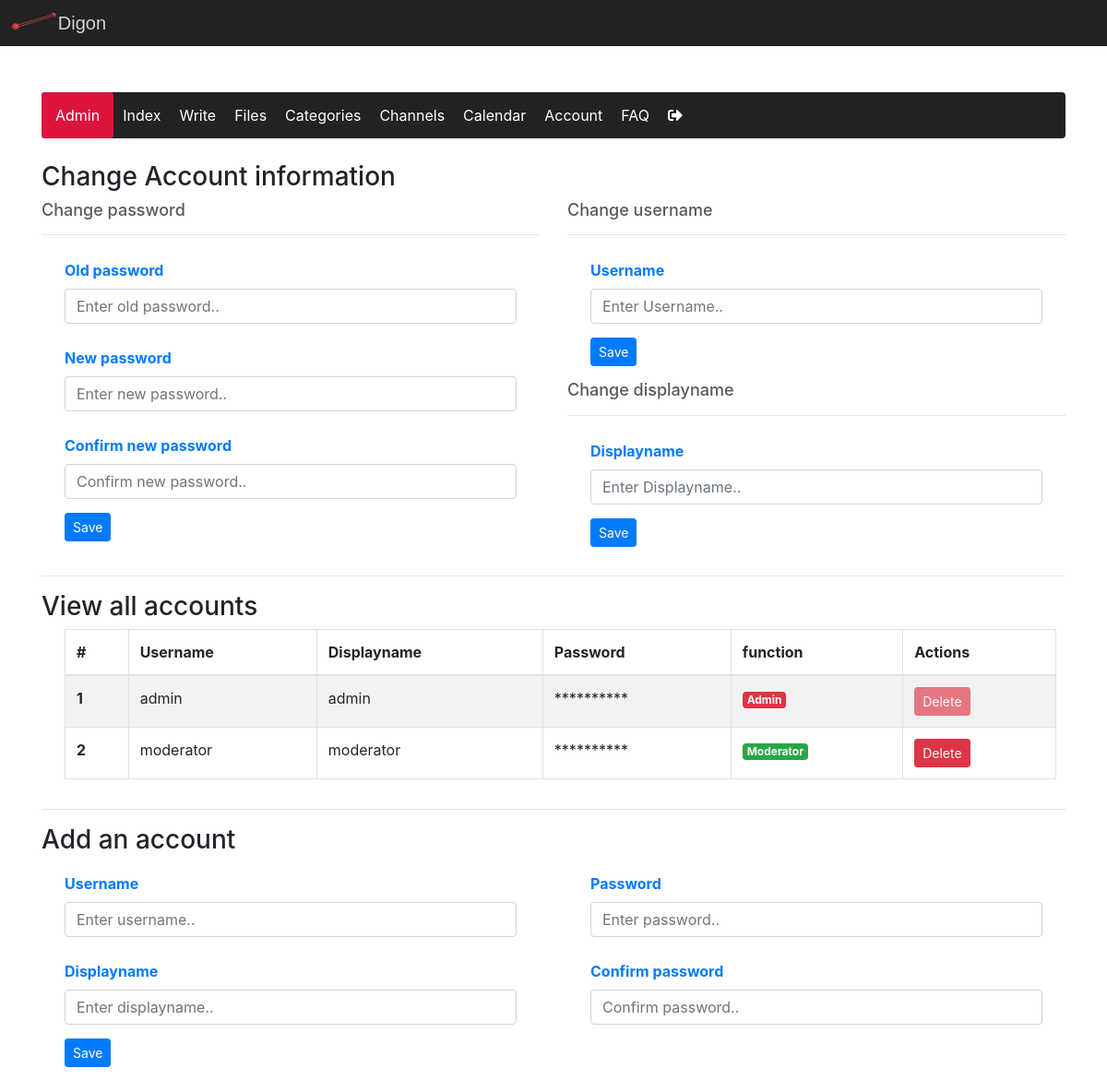
Page /pages/account.php (signed in) on the earlier database version.
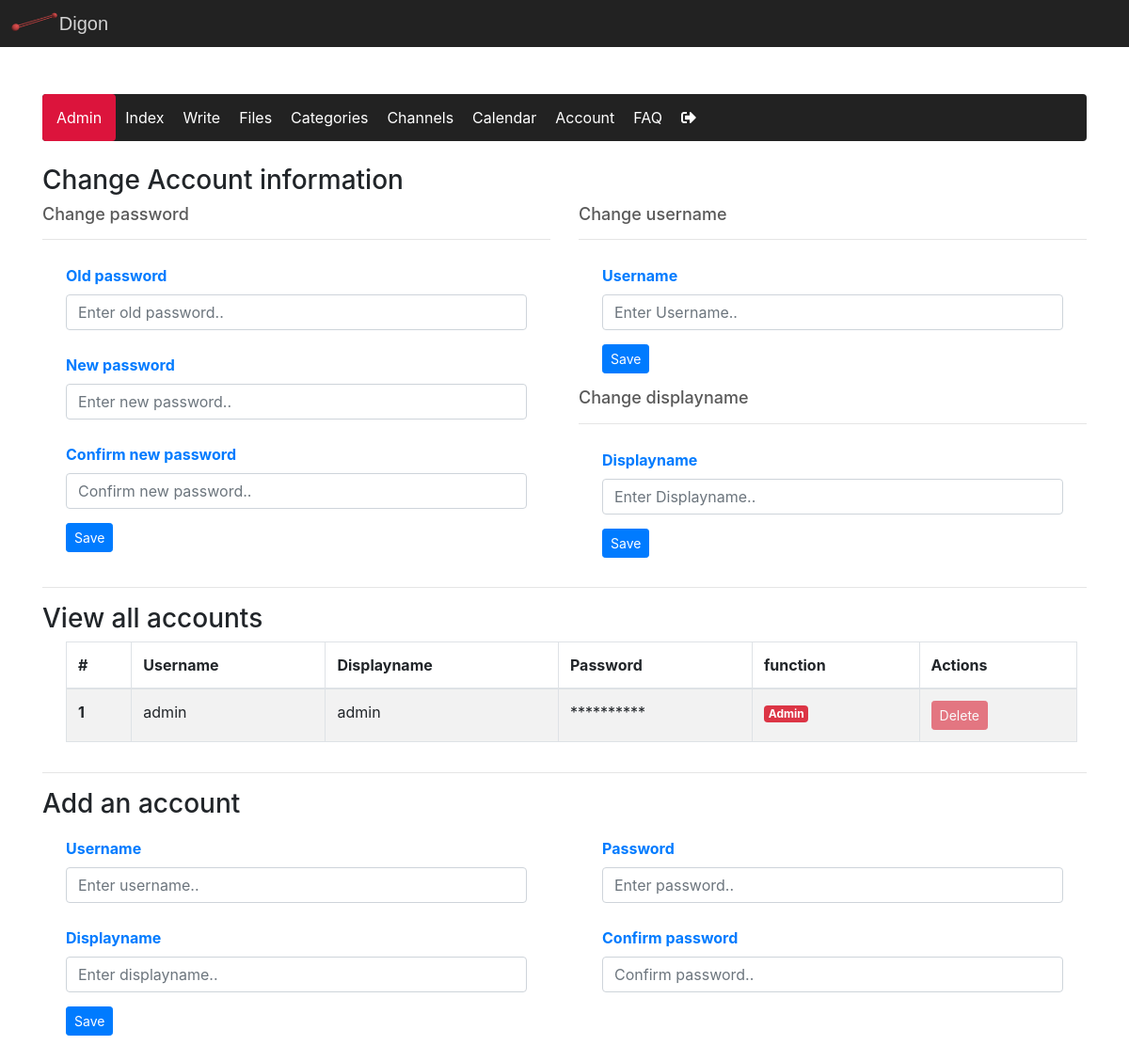
Same page on the later database version.
### tables this page shows
CREATE TABLE `user` (
  `row_id` int(11) NOT NULL,
  `username` varchar(50) NOT NULL,
  `password` varchar(255) NOT NULL,
  `display_name` varchar(50) NOT NULL,
  `function` varchar(11) NOT NULL
);

### classes/dbh.class.php (called while the page is built, shortened)
<?php
    class Dbh {
        private $servername = "localhost";
        private $username = "root";
        private $password = "";
        private $dbname = "nicms";
        protected function connect() {
            $conn = new mysqli($this->servername, $this->username, $this->password, $this->dbname);
            return $conn;
        }
    }
?>

### classes/user.class.php (called while the page is built, shortened)
<?php
class User extends Dbh {
    public function getUsers() {
        $sql = "SELECT * FROM user";
        $result = $this->connect()->query($sql);
        return $result;
    }
}
?>

### classes/userview.class.php (the view, shortened to what this page needs)
<?php
    class UserView extends User
    {
        public function showUsers() {
            $result = $this->getUsers();
            if ($result->num_rows > 0) {
                while($row = $result->fetch_assoc()) {
                    echo "<tr>";
                    echo "<th scope='row'>".$row["row_id"]."</th>";
                    echo "<td>".$row["username"]."</td>";
                    echo "<td>".$row["display_name"]."</td>";
                    echo "<td>";
                    echo "**********";
                    echo "</td>";
                    if ($row["function"] == 1) {
                        echo "<td><span class='badge-danger badge'>Admin</span></td>";
                        echo "<td><button class='btn btn-danger btn-sm' disabled>Delete</button></td>";
                    } else {
                        echo "<td><span class='badge-success badge'>Moderator</span></td>";
                        if ($_SESSION["userFunction"] == 1) {
                            echo "<td><button class='btn btn-danger btn-sm' onclick='askDeleteUser(".$row['row_id'].")'>Delete</button></td>";
                        }
                    }
                    echo "</tr>";
                }
            }
        }
    }
?>

Differences in the rows shown:
removed user: row_id "2", username "moderator", display_name "moderator"
